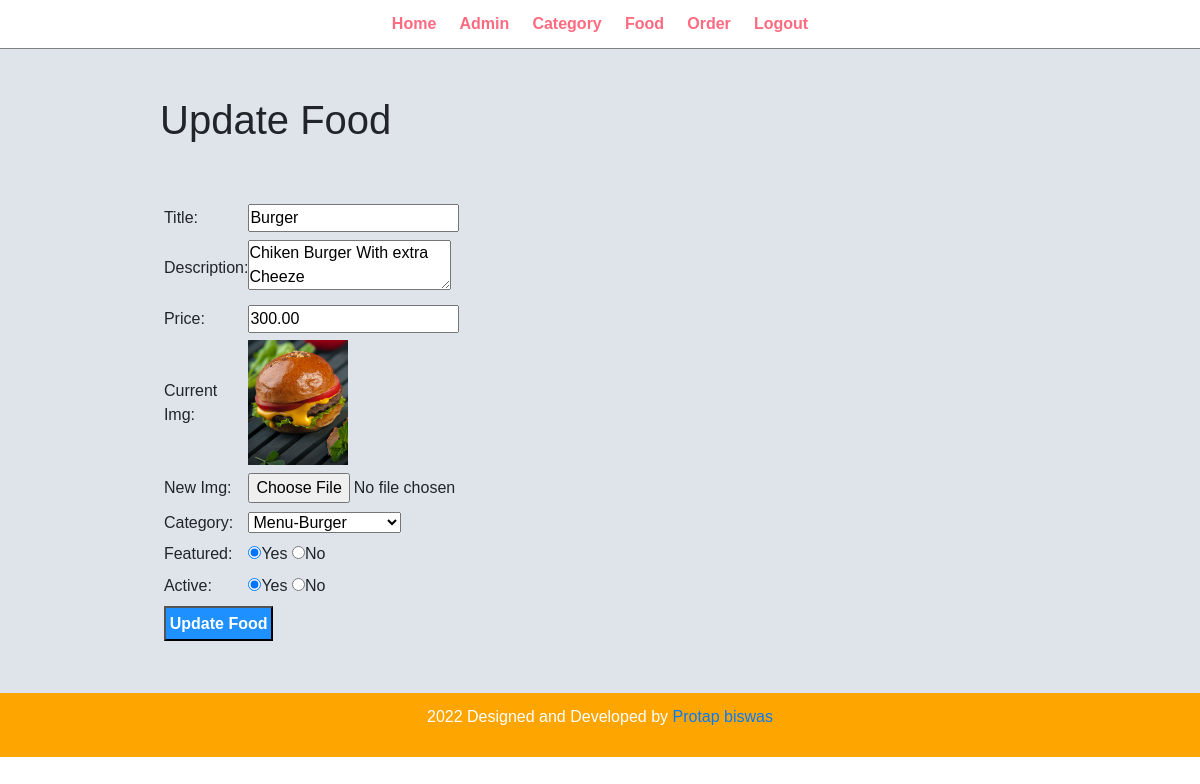
Page /admin/update_food.php?id=1 (signed in) on the committed database.
### tables this page shows
CREATE TABLE `tbl_food` (
  `id` int(10) UNSIGNED NOT NULL,
  `title` varchar(100) NOT NULL,
  `description` text NOT NULL,
  `price` decimal(10,2) NOT NULL,
  `image_name` varchar(255) NOT NULL,
  `category_id` int(10) UNSIGNED NOT NULL,
  `featured` varchar(10) NOT NULL,
  `active` varchar(10) NOT NULL
);

CREATE TABLE `tbl_category` (
  `id` int(10) UNSIGNED NOT NULL,
  `title` varchar(100) NOT NULL,
  `image_name` varchar(255) NOT NULL,
  `featured` varchar(10) NOT NULL,
  `active` varchar(10) NOT NULL
);

### admin/update_food.php (the view, shortened to what this page needs)
<?php include 'partials/header.php'; ?>
<div class="main-content">
	<div class="wrapper">
		<h1>Update Food</h1>
		<br><br>
		<?php
		if (isset($_GET['id'])) {
			$id=$_GET['id'];
			$sql = "SELECT * FROM tbl_food WHERE id=$id";
			$res = mysqli_query($con,$sql);
			$count = mysqli_num_rows($res);
			if ($count==1) {
				$row = mysqli_fetch_assoc($res);
				$title = $row['title'];
				$description = $row['description'];
				$price = $row['price'];
				$current_category = $row['category_id'];
				$current_image = $row['image_name'];
				$featured = $row['featured'];
				$active = $row['active'];
			}
		}
		?>
		<form action="" method="POST" enctype="multipart/form-data">
			<table class="tbl_30">
				<tr>
					<td>Title:</td>
					<td>
						<input type="text" name="title" placeholder="Enter your title" value="<?php echo $title; ?>" required="">
					</td>
				</tr>
				<tr>
					<td>Description:</td>
					<td>
						<textarea name="description" placeholder="Enter your Description"  value="" required=""><?php echo $description; ?></textarea>
					</td>
				</tr>
				<tr>
					<td>Price:</td>
					<td>
						<input type="number" name="price" placeholder="Enter your Price" value="<?php echo $price; ?>" required="">
					</td>
				</tr>
				<tr>
					<td>Current Img:</td>
					<td>
					<img width="100px" src="<?php echo SITEURL; ?>images/food/<?php echo $current_image; ?>">
					</td>
				</tr>
				<tr>
					<td>New Img:</td>
					<td>
					<input type="file" name="image">
					</td>
				</tr>
				<tr>
					<td>Category:</td>
					<td>
						<select name="category">
							     <?php
							     $sql3 = "SELECT * FROM tbl_category WHERE active='yes'";
							     $res3 = mysqli_query($con,$sql3);
							     $count = mysqli_num_rows($res3);
							     if ($count>0) {
							     	while ($row=mysqli_fetch_assoc($res3)) {
							     		$category_title = $row['title'];
							     		$category_id=$row['id'];
							     		?>
							     		<option <?php if($current_category==$category_id) {echo "selected";} ?> value="<?php echo"$category_id"; ?>" ><?php echo $category_title; ?></option>
							     		<?php
							     	}
							     }else{
							     	echo "<option value='0'>Category Not Availabe </option>";
							     }
							      ?>
						</select>
					</td>
				</tr>
				<tr>
					<td>Featured:</td>
					<td>
						<input <?php  if($featured=="yes"){ echo "Checked";} ?> type="radio" name="featured" value="yes">Yes
						<input <?php  if($featured=="no"){ echo "Checked";} ?> type="radio" name="featured" value="no">No
					</td>
				</tr>
				<tr>
					<td>Active:</td>
					<td>
						<input <?php  if($active=="yes"){ echo "Checked";} ?> type="radio" name="active" value="yes">Yes
						<input <?php  if($active=="no"){ echo "Checked";} ?> type="radio" name="active" value="no">No
					</td>
				</tr>
				<tr>
					<td colspan="2">
					    <input type="submit" name="submit" value="Update Food" class="btn_primary">
					</td>
				</tr>
			</table>
		</form>
	</div>
</div>
<?php include 'partials/footer.php'; ?>

### admin/css/stylesheet.css (style rules this page uses)
* { margin: 0 ; padding: 0 ; font-family: Arial,Helvetica, sans-serif; }
.wrapper { padding: 1%; width:80%; margin: 0% auto; }
.tbl_30 { width: 30%; }
table tr td { padding:1%; }
.btn_primary { background-color: #1e90ff; padding: 1%; color:white; text-decoration: none; font-weight: bold; }
.main-content { background-color: #dfe4ea; padding:3%; }

### rows in the picture
tbl_food: title "Burger", description "Chiken Burger With extra Cheeze", price "300.00", image_name (picture), category "Menu-Burger", featured "☑", active "☑"
